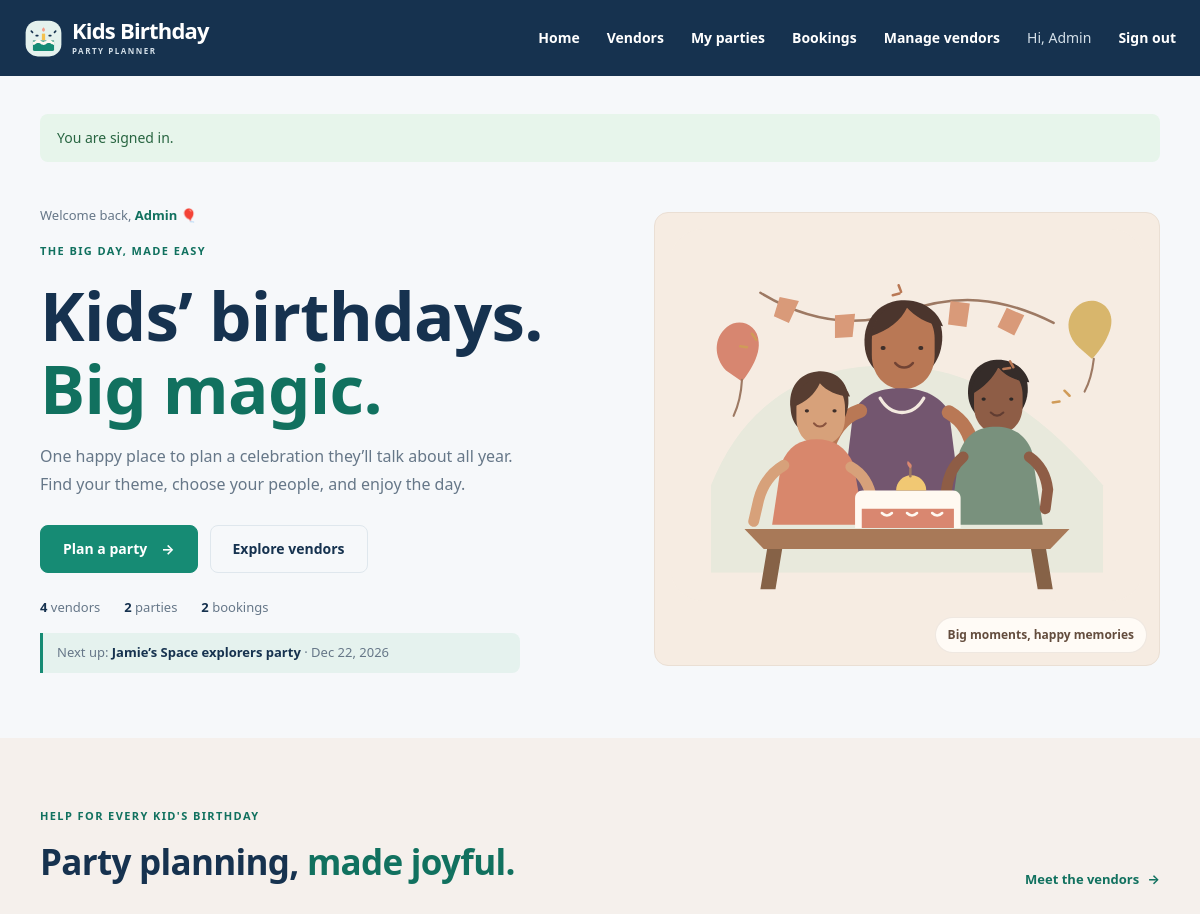
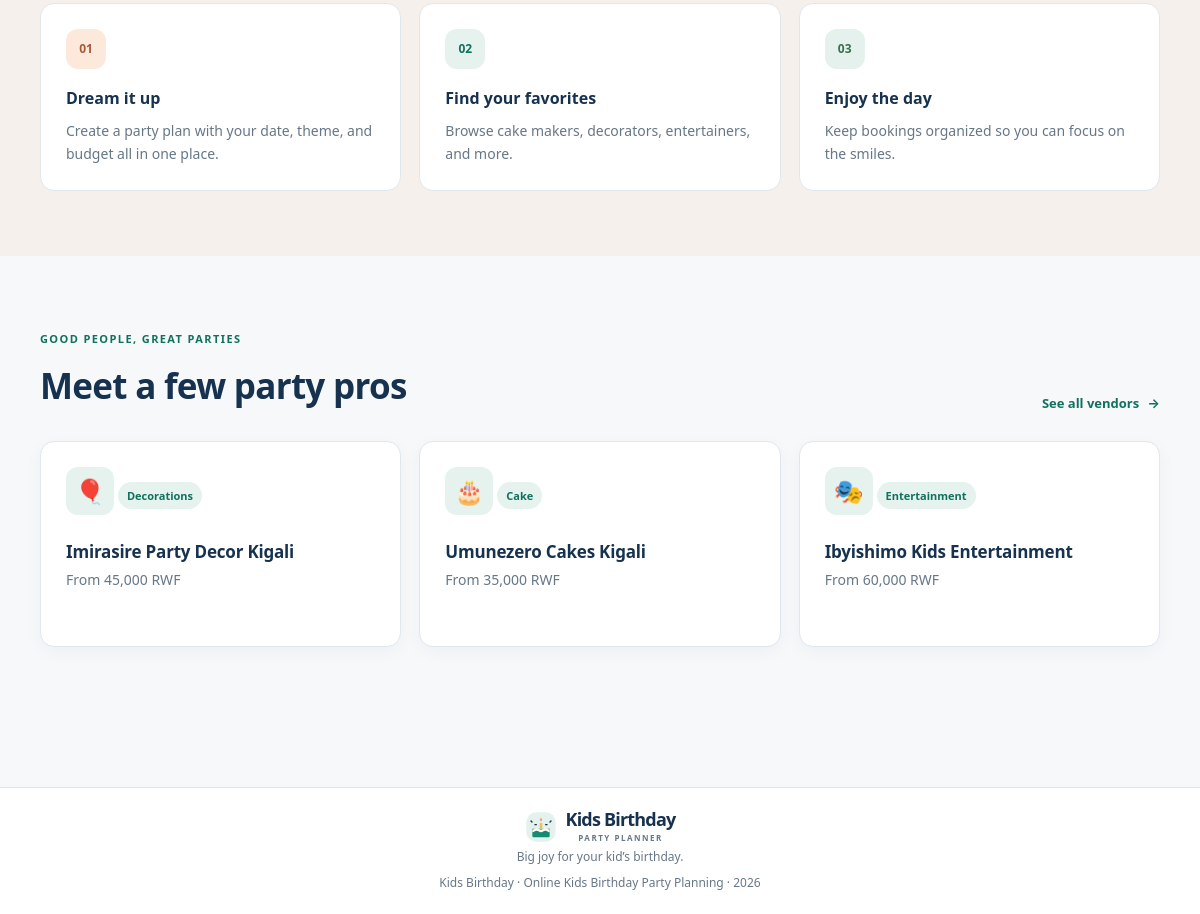
Screenshot of /index.php?r=home (signed in) with the database file from the repository (2 pictures, top to bottom).
### tables this page shows
CREATE TABLE IF NOT EXISTS users (
    user_id INT UNSIGNED NOT NULL AUTO_INCREMENT,
    username VARCHAR(80) NOT NULL,
    email VARCHAR(190) NOT NULL,
    password_hash VARCHAR(255) NOT NULL,
    role ENUM('parent', 'admin') NOT NULL DEFAULT 'parent',
    created_at TIMESTAMP NOT NULL DEFAULT CURRENT_TIMESTAMP,
    PRIMARY KEY (user_id),
    UNIQUE KEY uq_users_email (email)
);

CREATE TABLE IF NOT EXISTS parties (
    party_id INT UNSIGNED NOT NULL AUTO_INCREMENT,
    parent_id INT UNSIGNED NOT NULL,
    child_name VARCHAR(80) NOT NULL,
    party_date DATE NOT NULL,
    theme VARCHAR(100) NOT NULL,
    budget DECIMAL(7,0) UNSIGNED NOT NULL,
    PRIMARY KEY (party_id),
    KEY idx_parties_parent_date (parent_id, party_date),
    CONSTRAINT fk_parties_parent FOREIGN KEY (parent_id)
        REFERENCES users (user_id) ON UPDATE CASCADE ON DELETE CASCADE
);

CREATE TABLE IF NOT EXISTS vendors (
    vendor_id INT UNSIGNED NOT NULL AUTO_INCREMENT,
    name VARCHAR(120) NOT NULL,
    service_type ENUM('Cake', 'Decorations', 'Entertainment', 'Photography') NOT NULL,
    price DECIMAL(7,0) UNSIGNED NOT NULL,
    contact_email VARCHAR(190) NOT NULL,
    PRIMARY KEY (vendor_id),
    KEY idx_vendors_service_type (service_type),
    KEY idx_vendors_name (name)
);

### app/Core/helpers.php (called while the page is built, shortened)
<?php
function db(): PDO
{
    return Database::connection();
}
function e($value): string
{
    return htmlspecialchars((string) $value, ENT_QUOTES | ENT_SUBSTITUTE, 'UTF-8');
}
function current_user(): ?array
{
    return $_SESSION['user'] ?? null;
}
function render(string $view, array $data = []): void
{
    extract($data, EXTR_SKIP);
    $viewFile = __DIR__ . '/../Views/' . $view . '.php';
    require __DIR__ . '/../Views/layout/header.php';
    require $viewFile;
    require __DIR__ . '/../Views/layout/footer.php';
}
function take_flashes(): array
{
    $messages = $_SESSION['flash'] ?? [];
    return $messages;
}
function money_rwf($amount): string
{
    return number_format((float) $amount, 0, '.', ',') . ' RWF';
}

### app/Controllers/HomeController.php (called while the page is built, shortened)
<?php
final class HomeController
{
    public static function index(): void
    {
        $vendors = Vendor::all();
        $user = current_user();
        $parties = $user ? Party::allForUser($user) : [];
        $nextParty = null;
        foreach ($parties as $party) {
            if ($party['party_date'] >= date('Y-m-d')) {
                $nextParty = $party;
                break;
            }
        }
        render('home', [
            'title' => 'Plan a kids’ birthday',
            'vendors' => array_slice($vendors, 0, 3),
            'vendorCount' => Vendor::countAll(),
            'partyCount' => Party::countAll(),
            'bookingCount' => Booking::countAll(),
            'nextParty' => $nextParty,
        ]);
    }
}

### config/database.php (called while the page is built)
<?php
return [
    'host' => getenv('DB_HOST') ?: '127.0.0.1',
    'port' => getenv('DB_PORT') ?: '3306',
    'database' => getenv('DB_NAME') ?: 'kids_party_planner',
    'username' => getenv('DB_USER') ?: 'root',
    'password' => getenv('DB_PASS') !== false ? getenv('DB_PASS') : '',
    'charset' => 'utf8mb4',
];

### app/Core/Database.php (called while the page is built, shortened)
<?php
final class Database
{
    private static ?PDO $connection = null;
    public static function connection(): PDO
    {
        if (self::$connection === null) {
            $config = require dirname(__DIR__, 2) . '/config/database.php';
            $dsn = sprintf(
                'mysql:host=%s;port=%s;dbname=%s;charset=%s',
                $config['host'],
                $config['port'],
                $config['database'],
                $config['charset']
            );
            self::$connection = new PDO($dsn, $config['username'], $config['password'], [
                PDO::ATTR_ERRMODE => PDO::ERRMODE_EXCEPTION,
                PDO::ATTR_DEFAULT_FETCH_MODE => PDO::FETCH_ASSOC,
                PDO::ATTR_EMULATE_PREPARES => false,
            ]);
        }
        return self::$connection;
    }
}

### app/Models/User.php (called while the page is built, shortened)
<?php
final class User
{
    public static function find(int $id): ?array
    {
        $statement = db()->prepare('SELECT user_id, username, email, role, created_at FROM users WHERE user_id = ?');
        $statement->execute([$id]);
        $user = $statement->fetch();
        return $user ?: null;
    }
}

### app/bootstrap.php (called while the page is built, shortened)
<?php
require_once __DIR__ . '/Core/Database.php';
require_once __DIR__ . '/Core/helpers.php';
require_once __DIR__ . '/Models/User.php';
require_once __DIR__ . '/Models/Vendor.php';
require_once __DIR__ . '/Models/Party.php';
require_once __DIR__ . '/Controllers/HomeController.php';
if (!empty($_SESSION['user'])) {
    $sessionUser = User::find((int) $_SESSION['user']['user_id']);
}

### app/Models/Party.php (called while the page is built, shortened)
<?php
final class Party
{
    public static function allForUser(array $user): array
    {
        if ($user['role'] === 'admin') {
            return db()->query(
                'SELECT p.*, u.username AS parent_name FROM parties p JOIN users u ON u.user_id = p.parent_id ORDER BY p.party_date'
            )->fetchAll();
        }
        $statement = db()->prepare(
            'SELECT p.*, u.username AS parent_name FROM parties p JOIN users u ON u.user_id = p.parent_id WHERE p.parent_id = ? ORDER BY p.party_date'
        );
        $statement->execute([$user['user_id']]);
        return $statement->fetchAll();
    }
}

### app/Models/Vendor.php (called while the page is built, shortened)
<?php
final class Vendor
{
    public static function all(string $search = '', string $serviceType = ''): array
    {
        $sql = 'SELECT vendor_id, name, service_type, price, contact_email FROM vendors';
        $conditions = [];
        $parameters = [];
        $statement = db()->prepare($sql . ' ' . self::ORDER_BY);
        $statement->execute($parameters);
        return $statement->fetchAll();
    }
}

### app/Views/home.php (the view)
<section class="hero">
    <div class="hero-copy">
        <?php if (current_user()): ?>
            <p class="hero-welcome">Welcome back, <strong><?= e(current_user()['role'] === 'admin' ? 'Admin' : current_user()['username']) ?></strong> <span aria-hidden="true">🎈</span></p>
        <?php endif; ?>
        <span class="eyebrow">THE BIG DAY, MADE EASY</span>
        <h1>Kids’ birthdays.<br><span>Big magic.</span></h1>
        <p>One happy place to plan a celebration they’ll talk about all year. Find your theme, choose your people, and enjoy the day.</p>
        <div class="hero-actions">
            <?php if (current_user()): ?>
                <a class="button" href="index.php?r=parties/create">Plan a party <span aria-hidden="true">→</span></a>
            <?php else: ?>
                <a class="button" href="index.php?r=register">Start planning <span aria-hidden="true">→</span></a>
            <?php endif; ?>
            <a class="button button-outline" href="index.php?r=vendors">Explore vendors</a>
        </div>
        <div class="mini-stats" aria-label="Planner totals">
            <span><strong><?= (int) $vendorCount ?></strong> vendors</span>
            <span><strong><?= (int) $partyCount ?></strong> parties</span>
            <span><strong><?= (int) $bookingCount ?></strong> bookings</span>
        </div>
        <?php if (current_user()): ?>
            <?php if (!empty($nextParty)): ?>
                <p class="hero-next">Next up: <a href="index.php?r=parties/view&id=<?= (int) $nextParty['party_id'] ?>"><strong><?= e($nextParty['child_name']) ?>’s <?= e($nextParty['theme']) ?> party</strong></a> · <?= e(date('M j, Y', strtotime($nextParty['party_date']))) ?></p>
            <?php endif; ?>
        <?php endif; ?>
    </div>
    <div class="hero-art">
        <img class="party-illustration" src="assets/images/family-party.svg" alt="A parent and two children celebrating together around a birthday cake">
        <span class="hero-art-note" aria-hidden="true">Big moments, happy memories</span>
    </div>
</section>
<section class="section section-soft">
    <div class="section-heading">
        <div><span class="eyebrow">HELP FOR EVERY KID'S BIRTHDAY</span><h2>Party planning, <span class="heading-accent">made joyful.</span></h2></div>
        <a class="text-link" href="index.php?r=vendors">Meet the vendors <span>→</span></a>
    </div>
    <div class="feature-grid">
        <article class="feature-card"><span class="feature-icon icon-peach">01</span><h3>Dream it up</h3><p>Create a party plan with your date, theme, and budget all in one place.</p></article>
        <article class="feature-card"><span class="feature-icon icon-lilac">02</span><h3>Find your favorites</h3><p>Browse cake makers, decorators, entertainers, and more.</p></article>
        <article class="feature-card"><span class="feature-icon icon-mint">03</span><h3>Enjoy the day</h3><p>Keep bookings organized so you can focus on the smiles.</p></article>
    </div>
</section>
<section class="section vendor-preview">
    <div class="section-heading">
        <div><span class="eyebrow">GOOD PEOPLE, GREAT PARTIES</span><h2>Meet a few party pros</h2></div>
        <a class="text-link" href="index.php?r=vendors">See all vendors <span>→</span></a>
    </div>
    <?php if ($vendors): ?>
        <div class="vendor-grid">
            <?php foreach ($vendors as $vendor): ?>
                <article class="vendor-card">
                    <span class="vendor-icon"><?= $vendor['service_type'] === 'Cake' ? '🎂' : ($vendor['service_type'] === 'Decorations' ? '🎈' : ($vendor['service_type'] === 'Entertainment' ? '🎭' : '📸')) ?></span>
                    <span class="tag"><?= e($vendor['service_type']) ?></span>
                    <h3><?= e($vendor['name']) ?></h3>
                    <p class="vendor-price">From <?= e(money_rwf($vendor['price'])) ?></p>
                </article>
            <?php endforeach; ?>
        </div>
    <?php else: ?>
        <p class="empty-state">Vendor listings are coming soon.</p>
    <?php endif; ?>
</section>

### index.php (shortened to what this page needs)
<?php
require __DIR__ . '/app/bootstrap.php';
$routeInput = $_GET['r'] ?? 'home';
$route = is_string($routeInput) ? trim($routeInput, '/') : '';
$method = strtoupper($_SERVER['REQUEST_METHOD'] ?? 'GET');
$routes = [
    'home' => ['GET', HomeController::class, 'index'],
    'register' => ['GET', AuthController::class, 'registerForm'],
    'auth/register' => ['POST', AuthController::class, 'register'],
    'login' => ['GET', AuthController::class, 'loginForm'],
    'auth/login' => ['POST', AuthController::class, 'login'],
    'logout' => ['POST', AuthController::class, 'logout'],
    'parties' => ['GET', PartyController::class, 'index'],
    'parties/view' => ['GET', PartyController::class, 'show'],
    'parties/create' => ['GET', PartyController::class, 'create'],
    'parties/store' => ['POST', PartyController::class, 'store'],
    'parties/edit' => ['GET', PartyController::class, 'edit'],
    'parties/update' => ['POST', PartyController::class, 'update'],
    'parties/delete' => ['POST', PartyController::class, 'delete'],
    'vendors' => ['GET', VendorController::class, 'index'],
    'vendors/manage' => ['GET', VendorController::class, 'manage'],
    'vendors/create' => ['GET', VendorController::class, 'create'],
    'vendors/store' => ['POST', VendorController::class, 'store'],
    'vendors/edit' => ['GET', VendorController::class, 'edit'],
    'vendors/update' => ['POST', VendorController::class, 'update'],
    'vendors/delete' => ['POST', VendorController::class, 'delete'],
    'bookings' => ['GET', BookingController::class, 'index'],
    'bookings/create' => ['GET', BookingController::class, 'create'],
    'bookings/store' => ['POST', BookingController::class, 'store'],
    'bookings/edit' => ['GET', BookingController::class, 'edit'],
    'bookings/update' => ['POST', BookingController::class, 'update'],
    'bookings/status' => ['POST', BookingController::class, 'status'],
    'bookings/delete' => ['POST', BookingController::class, 'delete'],
    'profile' => ['GET', ProfileController::class, 'edit'],
    'profile/update' => ['POST', ProfileController::class, 'update'],
    'users' => ['GET', UserController::class, 'index'],
    'users/create' => ['GET', UserController::class, 'create'],
    'users/store' => ['POST', UserController::class, 'store'],
    'users/edit' => ['GET', UserController::class, 'edit'],
    'users/update' => ['POST', UserController::class, 'update'],
    'users/delete' => ['POST', UserController::class, 'delete'],
    'api/vendors' => ['GET', ApiController::class, 'vendors'],
];
try {
    if (!isset($routes[$route])) {
        Response::status(404);
        render('errors/404', ['title' => 'Page not found']);
    } else {
        [$expectedMethod, $controller, $action] = $routes[$route];
        if ($method !== $expectedMethod) {
            Response::status(405);
            header('Allow: ' . $expectedMethod);
            render('errors/405', ['title' => 'Method not allowed']);
        } else {
            $controller::$action();
        }
    }
} catch (HttpException $exception) {
    if (ob_get_level() > 0) {
        ob_clean();
    }
    Response::status($exception->getStatusCode());
    if (strpos($route, 'api/') === 0) {
        Response::json(['ok' => false, 'error' => $exception->getMessage()], $exception->getStatusCode());
    } else {
        render('errors/' . $exception->getStatusCode(), [
            'title' => $exception->getStatusCode() === 403 ? 'Access denied' : 'Request error',
            'message' => $exception->getMessage(),
        ]);
    }
} catch (Throwable $exception) {
    if (ob_get_level() > 0) {
        ob_clean();
    }
    Logger::error($exception, $route, $method);
    Response::status(500);
    if (strpos($route, 'api/') === 0) {
        Response::json(['ok' => false, 'error' => 'Server error'], 500);
    } else {
        render('errors/500', ['title' => 'Something went wrong']);
    }
}

### app/Views/layout/header.php (shortened to what this page needs)
<?php $flashes = take_flashes(); ?>
<!doctype html>
<html lang="en">
<head>
    <link rel="stylesheet" href="assets/css/style.css?v=2">
</head>
<body>
<header class="site-header">
    <div class="nav-wrap">
        <a class="brand" href="index.php?r=home" aria-label="Kids Birthday home">
            <img class="brand-mark" src="assets/images/birthday-mark.svg" alt="">
            <span class="brand-copy"><span class="brand-name">Kids Birthday</span><span class="brand-caption">PARTY PLANNER</span></span>
        </a>
        <nav class="main-nav" id="main-navigation" aria-label="Main navigation">
            <a href="index.php?r=home">Home</a>
            <a href="index.php?r=vendors">Vendors</a>
            <?php if (current_user()): ?>
                <a href="index.php?r=parties">My parties</a>
                <a href="index.php?r=bookings">Bookings</a>
                <?php if (current_user()['role'] === 'admin'): ?>
                    <a href="index.php?r=vendors/manage">Manage vendors</a>
                <?php endif; ?>
                <a class="nav-user" href="index.php?r=profile" title="Your profile">Hi, <?= e(current_user()['role'] === 'admin' ? 'Admin' : current_user()['username']) ?></a>
                <form class="nav-logout" method="post" action="index.php?r=logout">
                    <button class="link-button" type="submit">Sign out</button>
                </form>
            <?php else: ?>
                <a href="index.php?r=login">Sign in</a>
                <a class="button button-small" href="index.php?r=register">Get started</a>
            <?php endif; ?>
        </nav>
    </div>
</header>
<main class="main-content" id="main-content">
    <?php foreach ($flashes as $flash): ?>
        <div class="flash flash-<?= e($flash['type']) ?>" role="status"><?= e($flash['message']) ?></div>
    <?php endforeach; ?>

### app/Views/layout/footer.php (shortened to what this page needs)
</main>
<footer class="site-footer">
    <div class="footer-inner">
        <div class="footer-about">
            <a class="brand footer-brand" href="index.php?r=home" aria-label="Kids Birthday home">
                <img class="brand-mark" src="assets/images/birthday-mark.svg" alt="">
                <span class="brand-copy"><span class="brand-name">Kids Birthday</span><span class="brand-caption">PARTY PLANNER</span></span>
            </a>
            <p>Big joy for your kid’s birthday.</p>
        </div>
        <p class="footer-note">Kids Birthday · Online Kids Birthday Party Planning · <?= date('Y') ?></p>
    </div>
</footer>
</body>
</html>

### rows the page displays
users: role "Admin"
parties: child_name "Jamie", theme "Space explorers", party_date "Dec 22, 2026"
vendors: service_type "Decorations", name "Imirasire Party Decor Kigali", price "45,000 RWF"
vendors: service_type "Cake", name "Umunezero Cakes Kigali", price "35,000 RWF"
vendors: service_type "Entertainment", name "Ibyishimo Kids Entertainment", price "60,000 RWF"

### other values shown
$flash['message'] "You are signed in."
$vendorCount "4"
$partyCount "2"
$bookingCount "2"
